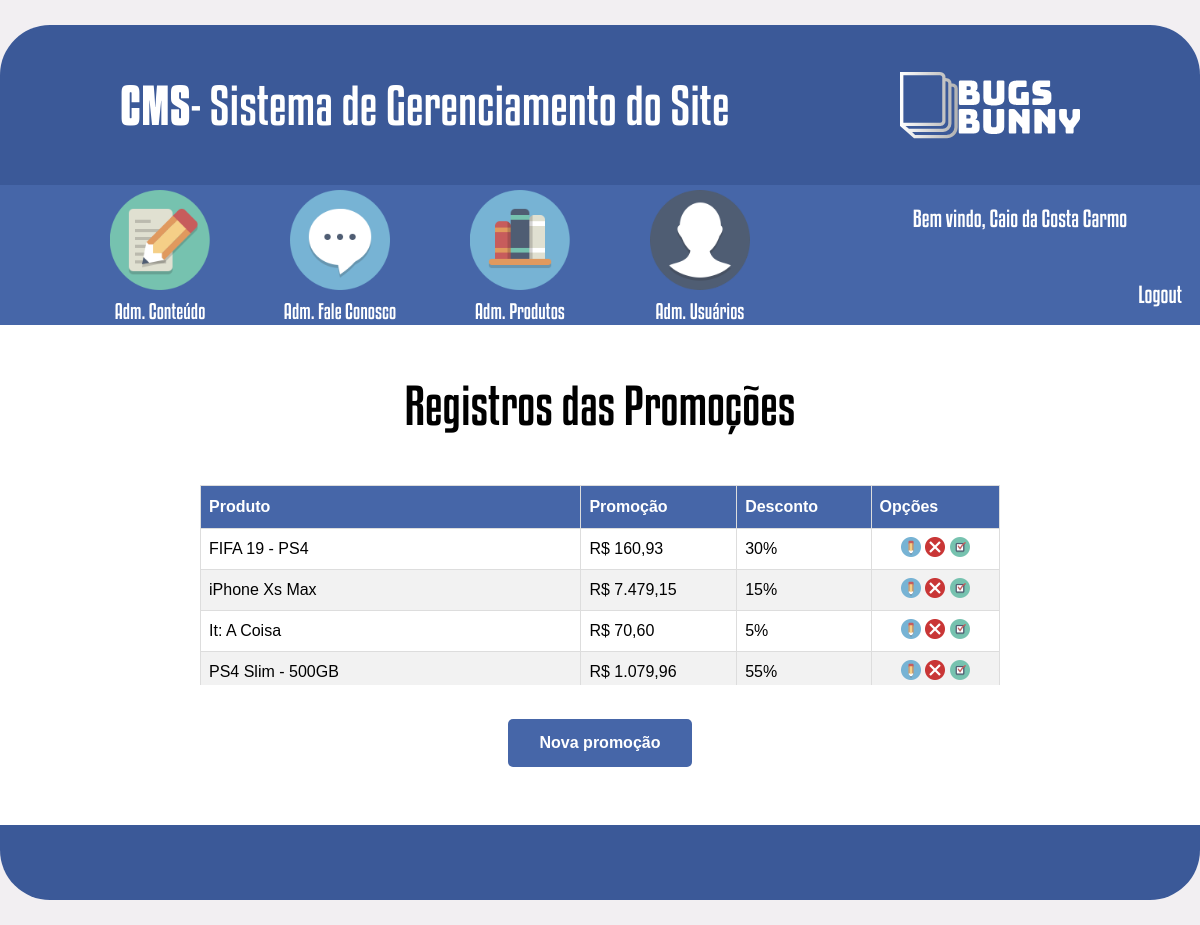
/cms/adm_promocoes.php (signed in), run on the app's committed database.
### tables this page shows
CREATE TABLE `tbl_usuario` (
  `idUsuario` int(11) NOT NULL AUTO_INCREMENT,
  `nome` varchar(100) NOT NULL,
  `login` varchar(45) NOT NULL,
  `senha` varchar(45) NOT NULL,
  `email` varchar(100) NOT NULL,
  `idNivel` int(11) NOT NULL,
  PRIMARY KEY (`idUsuario`),
  UNIQUE KEY `login_UNIQUE` (`login`),
  KEY `FK_tbl_usuario_tbl_nivel_usuario_idx` (`idNivel`),
  CONSTRAINT `FK_tbl_usuario_tbl_nivel_usuario` FOREIGN KEY (`idNivel`) REFERENCES `tbl_nivel_usuario` (`idnivel`)
);

CREATE TABLE `tbl_promocoes` (
  `idPromocao` int(11) NOT NULL AUTO_INCREMENT,
  `idProduto` int(11) NOT NULL,
  `desconto` int(11) NOT NULL,
  `status` int(11) NOT NULL,
  PRIMARY KEY (`idPromocao`),
  KEY `FK_tbl_promocoes_tbl_produto_idx` (`idProduto`),
  CONSTRAINT `FK_tbl_promocoes_tbl_produto` FOREIGN KEY (`idProduto`) REFERENCES `tbl_produto` (`idproduto`)
);

CREATE TABLE `tbl_produto` (
  `idProduto` int(11) NOT NULL AUTO_INCREMENT,
  `produto` varchar(50) NOT NULL,
  `descricao` text NOT NULL,
  `preco` decimal(7,2) NOT NULL,
  `idSubcategoria` int(11) NOT NULL,
  `status` int(11) NOT NULL,
  `foto` varchar(100) NOT NULL,
  PRIMARY KEY (`idProduto`),
  KEY `FK_tbl_produto_tbl_subcategoria_idx` (`idSubcategoria`),
  CONSTRAINT `FK_tbl_produto_tbl_subcategoria` FOREIGN KEY (`idSubcategoria`) REFERENCES `tbl_subcategoria` (`idsubcategoria`)
);

### verificar_autenticacao.php (called while the page is built, shortened)
<?php
    function verificarAutentica(){
    $conexao = conexaoBD();
    if(isset($_SESSION['idUser'])){
        $idUser = $_SESSION['idUser'];
        $sql = "SELECT * FROM tbl_usuario WHERE idUsuario =".$idUser;
        $select  = mysqli_query($conexao, $sql);
        $rsUser = mysqli_fetch_array($select);
    }else
        header('location:../index.php');
        return $rsUser;
    }
?>

### cms/adm_promocoes.php (the view, shortened to what this page needs)
<?php
    require_once('../verificar_autenticacao.php');
    $rsUser = verificarAutentica();
    $bloqueioConteudo = null;
    $bloqueioFaleConosco = null;
    $bloqueioProduto = null;
    $bloqueioUsuario = null;
    if($rsUser['idNivel'] == 21){
        $bloqueioConteudo = "";
        $bloqueioFaleConosco = "";
        $bloqueioProduto = "style='filter: grayscale(100%); pointer-events: none;'";
        $bloqueioUsuario = "style='filter: grayscale(100%); pointer-events: none;'";
    }else if ($rsUser['idNivel'] == 22){
        $bloqueioConteudo = "style='filter: grayscale(100%); pointer-events: none;'";
        $bloqueioFaleConosco = "style='filter: grayscale(100%); pointer-events: none;'";
        $bloqueioProduto = "";
        $bloqueioUsuario = "style='filter: grayscale(100%); pointer-events: none;'";
    } else{
        $bloqueioConteudo = "";
        $bloqueioFaleConosco = "";
        $bloqueioProduto = "";
        $bloqueioUsuario = "";
    }
    $conexao = conexaoBD();
?>
<!DOCTYPE html>
<html>
<head>
    <link rel="stylesheet" type="text/css" href="css/style.css">
</head>
<body>
    <header>
        <div id="caixa_cabecalho">
            <div id="titulo_pagina">
                <span id="negrito">CMS</span> - Sistema de Gerenciamento do Site
            </div>
            <div id="logo_pagina"></div>
        </div>
        <div id="caixa_menu">
            <nav id="menu_principal">
                <div class="itens_menu">
                    <a href="adm_conteudo.php">
                        <img class="imagens_menu" src="imagens/adm_conteudo.png" <?=$bloqueioConteudo ?>>
                    </a>
                    <div class="titulo_menu">Adm. Conteúdo</div>
                </div>
                <div class="itens_menu">
                    <a href="adm_fale_conosco.php">
                        <img class="imagens_menu" src="imagens/adm_fale_conosco.png" <?=$bloqueioFaleConosco ?>>
                    </a>
                    <div class="titulo_menu">Adm. Fale Conosco</div>
                </div>
                <div class="itens_menu">
                    <a href="adm_produtos.php">
                        <img class="imagens_menu" src="imagens/adm_produtos.png" <?=$bloqueioProduto ?>>
                    </a>
                    <div class="titulo_menu">Adm. Produtos</div>
                </div>
                <div class="itens_menu">
                    <a href="adm_users.php">
                        <img class="imagens_menu" src="imagens/adm_usuarios.png" <?=$bloqueioUsuario ?>>
                    </a>
                    <div class="titulo_menu">Adm. Usuários</div>
                </div>
            </nav>
            <div id="area_logout">
                <div id="boas_vindas">Bem vindo,
                    <?= $rsUser['nome'] ?>
                </div>
                <div id="logout"><a href="index.php?logout">Logout</a></div>
            </div>
        </div>
    </header>
    <div id="principal_adm_promocoes">
        <div id="titulo_adm_promocoes">
            Registros das Promoções
        </div>
        <div id="registros_adm_promocoes">
            <table id="tabela">
                <thead>
                    <tr>
                        <th>Produto</th>
                        <th>Promoção</th>
                        <th>Desconto</th>
                        <th>Opções</th>
                    </tr>
                </thead>
                <tbody>
                    <?php
                        $sql = "SELECT promocao.*, produto.produto, produto.preco
                                FROM tbl_promocoes as promocao, tbl_produto as produto
                                WHERE promocao.idProduto = produto.idProduto";
                        $select  = mysqli_query($conexao, $sql);
                        while($rsPromocoes = mysqli_fetch_array($select)){
                    ?>
                    <tr>
                        <td>
                            <?= $rsPromocoes['produto'] ?>
                        </td>
                        <td>
                            R$ <?= number_format($rsPromocoes['preco'] - ($rsPromocoes['preco'] * $rsPromocoes['desconto'] / 100), 2, ',', '.') ?>
                        </td>
                        <td>
                            <?= $rsPromocoes['desconto'] ?>%
                        </td>
                        <td id="td_imagens">
                            <a href="formulario_promocoes.php?id=<?= $rsPromocoes['idPromocao'] ?>">
                                <img src="imagens/editar.png" title="Editar">
                            </a>
                            <a href="adm_promocoes.php?modo=excluir&id=<?= $rsPromocoes['idPromocao'] ?>">
                                <img src="imagens/deletar.png" title="Excluir">
                            </a>
                            <?php
                                $status = $rsPromocoes['status'];
                                if($status == 0){
                            ?>
                            <a href="adm_promocoes.php?status=<?= $rsPromocoes['status'] ?>&id=<?= $rsPromocoes['idPromocao'] ?>">
                                <img src="imagens/ativado.png" title="Desativar">
                            </a>
                            <?php } else { ?>
                            <a href="adm_promocoes.php?status=<?= $rsPromocoes['status'] ?>&id=<?= $rsPromocoes['idPromocao'] ?>">
                                <img src="imagens/desativado.png" title="Ativar">
                            </a>
                            <?php } ?>
                        </td>
                    </tr>
                    <?php } ?>
            </table>
        </div>
        <div id="area_botao">
            <form>
                <a href="formulario_promocoes.php">
                    <input type="button" value="Nova promoção" class="button">
                </a>
            </form>
        </div>
    </div>
    <footer></footer>
</body>
</html>

### cms/css/style.css (style rules this page uses)
body { margin: 0px; padding: 0px; background-color: #f2eff2; }
#tabela { font-family: "Trebuchet MS", Arial, Helvetica, sans-serif; border-collapse: collapse; width: 100%; }
#tabela td, #tabela thead th { border: 1px solid #ddd; padding: 8px; }
#tabela tbody tr:nth-child(even) { background-color: #f2f2f2; }
#tabela thead tr th { padding-top: 12px; padding-bottom: 12px; text-align: left; background-color: #4666a8; color: white; }
#td_imagens { text-align: center; }
#area_botao { width: 500px; margin-left: auto; margin-right: auto; height: auto; text-align: center; }
.button { background-color: #4666a8; border: none; color: white; padding: 15px 32px; text-align: center; text-decoration: none; display: inline-block; font-size: 16px; margin: 4px 2px; cursor: pointer; font-weight: bold; transition-duration: 0.4s; border-radius: 5px; }
a { color: inherit; text-decoration: none; }
header { width: 1200px; height: 300px; margin-top: 25px; background-color: #3b5998; margin-left: auto; margin-right: auto; border-top-left-radius: 50px; border-top-right-radius: 50px; }
#caixa_cabecalho { width: 100%; height: 160px; }
#caixa_menu { width: 100%; height: 140px; background-color: #4666a8; }
#titulo_pagina { width: 55%; height: 160px; float: left; font-family: font-kenyan; font-size: 50px; display: flex; align-items: center; padding-left: 10%; color: #fff; }
#negrito { font-family: font-kenyan-negrito; }
#logo_pagina { width: 35%; height: 160px; background-image: url(../imagens/logo.png); background-repeat: no-repeat; background-position: center; float: left; }
#menu_principal { width: 65%; height: 140px; margin-left: 5%; text-align: center; float: left; }
.itens_menu { width: 160px; height: 135px; margin-top: 5px; margin-left: 20px; float: left; }
.imagens_menu { width: 100px; height: 100px; }
.titulo_menu { width: 160px; height: 35px; margin-top: 5px; font-family: font-kenyan; font-size: 20px; color: #fff; }
#area_logout { width: 30%; height: 140px; float: left; color: #fff; }
#boas_vindas { width: 100%; margin-top: 20px; font-family: font-kenyan; font-size: 22px; text-align: center; }
#logout { width: 95%; margin-top: 50px; font-family: font-kenyan; font-size: 22px; text-align: right; padding-right: 5%; }
#principal_adm_promocoes { width: 1200px; height: 450px; margin-left: auto; margin-right: auto; background-color: #fff; padding-top: 50px; }
#titulo_adm_promocoes { width: 1200px; font-family: font-kenyan; font-size: 50px; text-align: center; }
#registros_adm_promocoes { width: 800px; margin-top: 50px; margin-left: auto; margin-right: auto; max-height: 200px; overflow: auto; margin-bottom: 30px; }
footer { width: 1200px; height: 75px; margin-left: auto; margin-right: auto; border-bottom-left-radius: 50px; border-bottom-right-radius: 50px; background-color: #3b5998; margin-bottom: 25px; }

### data on the page
tbl_usuario: nome "Caio da Costa Carmo"
tbl_promocoes: idProduto.produto "FIFA 19 - PS4", $rsPromocoes['preco'] - ($rsPromocoes['preco'] * $rsPromocoes['desconto'] / 100) "160,93", desconto "30", status 0 (drawn)
tbl_promocoes: idProduto.produto "iPhone Xs Max", $rsPromocoes['preco'] - ($rsPromocoes['preco'] * $rsPromocoes['desconto'] / 100) "7.479,15", desconto "15", status 0 (drawn)
tbl_promocoes: idProduto.produto "It: A Coisa", $rsPromocoes['preco'] - ($rsPromocoes['preco'] * $rsPromocoes['desconto'] / 100) "70,60", desconto "5", status 0 (drawn)
tbl_promocoes: idProduto.produto "PS4 Slim - 500GB", $rsPromocoes['preco'] - ($rsPromocoes['preco'] * $rsPromocoes['desconto'] / 100) "1.079,96", desconto "55", status 0 (drawn)
